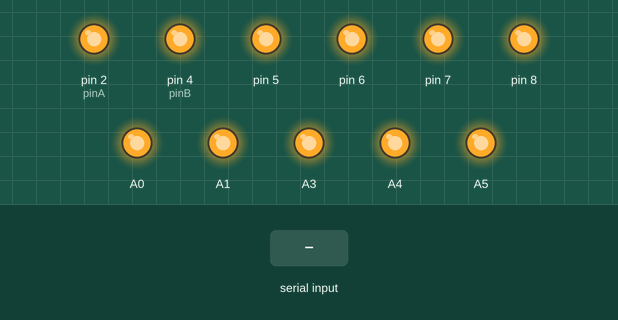
The sketch below on a simulated Arduino Uno, built with avr-gcc and run on an emulated ATmega328P. Shown: output pins drawn as LEDs (lit = HIGH). The inputs (shaded band) are chosen by the test bench. Pins used as bus, display or sensor lines are not drawn; what the sketch prints to the serial monitor is not drawn.

Above: at 1.2 s.
1.3 s: "90,45,200\n" received over the second serial link
2.8 s: "90,45\n" received over the second serial link
4.3 s: "1\n" received over the second serial link
5.8 s: "V90\n" received over Serial
Timing chart, 0 to 8.3 s (numbered marks = the images above; inputs shaded):
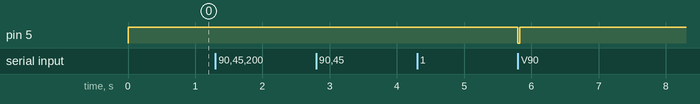

The sketch:

firmware.ino
```cpp
// variables for USB serial communication
#define INPUT_SIZE 100
#define sep " "
char input[INPUT_SIZE + 1];
char *code;
char *c_index;
char *c_content;
int index = 0;
int number = 0;

// valve struct
typedef struct {
  int pinA;
  int pinB;
  char status=0;
} Valve;
Valve valves[6];

// pump serial handlers
#include <SoftwareSerial.h>
SoftwareSerial pump_1(11, 10);  // RX, TX
SoftwareSerial pump_2(16, 9);  // RX, TX
char from_pump;

void setup() {
  // valves
  valves[0].pinA = 2;
  valves[0].pinB = 4;
  valves[1].pinA = 5;
  valves[1].pinB = 6;
  valves[2].pinA = 8;
  valves[2].pinB = 7;
  valves[3].pinA = A4;
  valves[3].pinB = A5;
  valves[4].pinA = A2;
  valves[4].pinB = A3;
  valves[5].pinA = A0;
  valves[5].pinB = A1;
  for (int i=0; i <= 5; i++){
    pinMode(valves[i].pinA, OUTPUT);
    pinMode(valves[i].pinB, OUTPUT);
    digitalWrite(valves[i].pinA, HIGH);
    digitalWrite(valves[i].pinB, HIGH);
   }
  // serial to RS232
  pump_1.begin(9600);
  pump_2.begin(9600);
  // serial over USB
  Serial.begin(57600);
}

void loop() {
  while (pump_1.available()) {
    from_pump = pump_1.read();
    Serial.print(from_pump);
  }
  while (pump_2.available()) {
    from_pump = pump_2.read();
    Serial.print(from_pump);
  }
}

void serialEvent() {  // occurs whenever new data comes into the USB
  // read serial into input char array
  byte size = Serial.readBytesUntil('\n', input, INPUT_SIZE);
  input[size] = 0;
  // parse input, dividing at seps
  code = strtok(input, sep);
  c_index = strtok(0, sep);
  c_content = strtok(0, '\n');
  // coerce index to integer
  index = atoi(c_index);
  // process command
  if (*code == 'V') {
    number = atoi( c_content);
    index -= 1;
    int pins[2] = {valves[index].pinA, valves[index].pinB};
    digitalWrite(pins[number], LOW);
    delay(30);
    digitalWrite(valves[index].pinA, HIGH);
    digitalWrite(valves[index].pinB, HIGH);
    valves[index].status = (char) number;
  }
  else if (*code == 'P') {
    pump_1.flush();
    pump_2.flush();
    if (index == 1) {
      pump_1.listen();
      pump_1.write(c_content);
      pump_1.write('\r');
    }
    else if (index == 2) {
      pump_2.listen();
      pump_2.write(c_content);
      pump_2.write('\r');
    }
    else {
      pump_1.listen();
      pump_1.write(c_content);
      pump_1.write('\r');
      pump_1.listen();
      pump_2.write(c_content);
      pump_2.write('\r');
    }

  }
}

void serialEventRun(void) {
  if (Serial.available()) serialEvent();
}
```

Measured:
- after the input at 1.3 s, every drawn part: stays the same
- after the input at 2.8 s, every drawn part: stays the same
- after the input at 4.3 s, every drawn part: stays the same
- after the input at 5.8 s, pin 5: HIGH → LOW at once, → HIGH 0.03 s later
